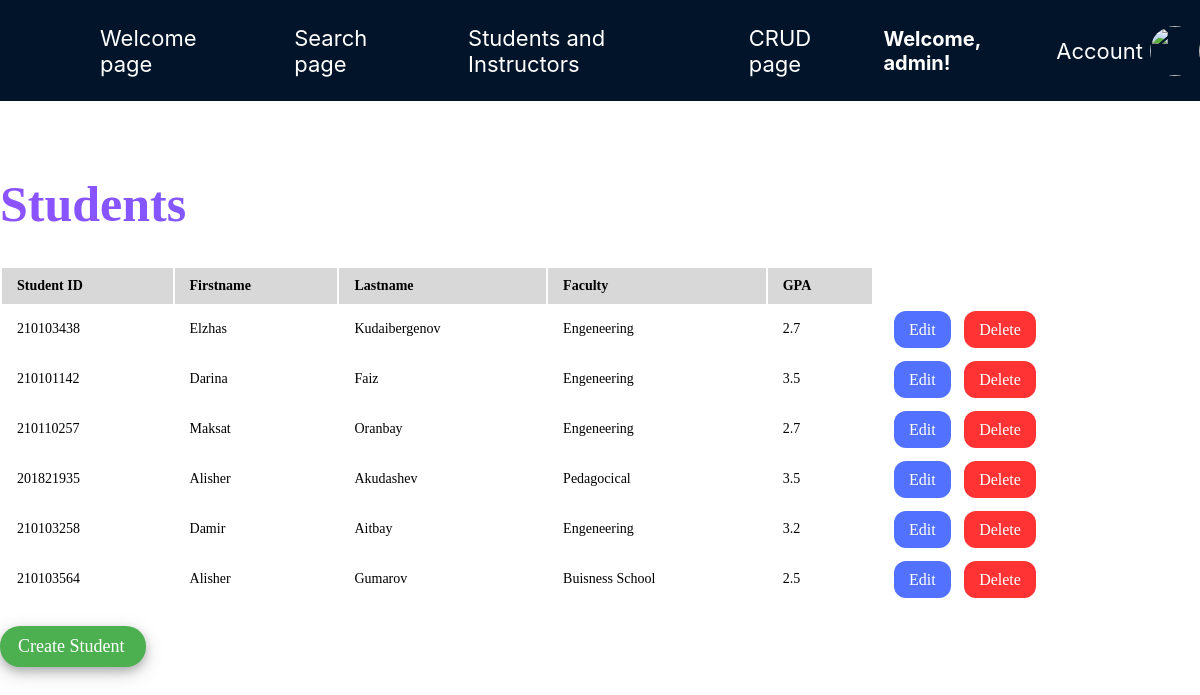
Page /home/ (signed in) on the committed database.
### sdudent/models.py (models this page shows)
class Student(models.Model):
    student_id = models.IntegerField(verbose_name='Student ID')
    firstname = models.CharField(max_length=255, verbose_name='First Name')
    lastname = models.CharField(max_length=255, verbose_name='Last Name')
    faculty = models.CharField(max_length=255, verbose_name='Faculty')
    student_gpa = models.FloatField(verbose_name='GPA')

### sdudent/views.py (the view)
# urls.py: 2. Add a URL to urlpatterns:  path('', views.home, name='home')
def home(request):
    students = Student.objects.all()
    context = {'students': students}
    return render(request, 'home.html', context)

### sdudent/templates/home.html (shortened to what this page needs)
<head>
</head>
<nav>
  <a style="margin-left: 100px" href="{% url 'sdudent'%}">Welcome page</a>
  <a href="{% url 'index'%}">Search page</a>
  <a href="{% url 'all_members'%}">Students and Instructors</a>
  <a href="{% url 'home'%}">CRUD page</a>
  <div class="welcome-div">
    {% if user.is_authenticated %}
    <h4>Welcome, {{ user.username }}!</h4>
    {% endif %}
    <div class="dropdown">
      <a href="{% url 'register'%}">Account</a>
    </div>
    <img
      src="{{ user.profile.image.url }}"
      width="50"
      style="border-radius: 50%"
    />
  </div>
</nav>
{% block content %}
<h1>Students</h1>
<table>
  <thead>
    <tr>
      <th>Student ID</th>
      <th>Firstname</th>
      <th>Lastname</th>
      <th>Faculty</th>
      <th>GPA</th>
    </tr>
  </thead>
  <tbody>
    {% for student in students %}
    <tr>
      <td>{{ student.student_id }}</td>
      <td>{{ student.firstname }}</td>
      <td>{{ student.lastname }}</td>
      <td>{{ student.faculty }}</td>
      <td>{{ student.student_gpa }}</td>
      <td class="td">
        {% if perms.sdudent.change_student %}
        <a class="update" href="{% url 'update' student.id %}">Edit</a>
        {%endif%} {% if perms.sdudent.delete_student %}
        <a class="delete" href="{% url 'delete' student.id %}">Delete</a>
        {%endif%}
      </td>
    </tr>
    {% endfor %}
  </tbody>
</table>
{% if perms.sdudent.add_student %}
<a class="create" href="{% url 'create' %}">Create Student</a>
{% endif %} {% endblock %}

### sdudent/templates/home.html (style rules this page uses)
h1 { font-size: 50px; font-weight: 600; background-image: linear-gradient(to left, #5271ff, #8c52ff); color: transparent; background-clip: text; -webkit-background-clip: text; }
table { width: 100%; border: 1px solid #grey; margin-bottom: 20px; }
th { font-weight: bold; text-align: left; border: none; padding: 10px 15px; background: #d8d8d8; font-size: 14px; border-left: 1px solid #ddd; border-right: 1px solid #ddd; border: none; }
td { text-align: left; border-left: 1px solid #ddd; border-right: 1px solid #ddd; padding: 15px 15px; font-size: 14px; vertical-align: top; border: none; }
.create { cursor: pointer; text-decoration: none; color: #fff; background-color: #4caf50; max-width: 110px; border-radius: 20px; padding: 10px 18px; font-size: 18px; box-shadow: 0 4px 8px 0 rgba(0, 0, 0, 0.2), 0 6px 20px 0 rgba(0, 0, 0, 0.19); }
.update { color: #fff; font-size: 16px; cursor: pointer; text-decoration: none; padding: 10px 15px; background-color: #5271ff; border-radius: 12px; margin: 0 5px 0 5px; }
.delete { color: #fff; font-size: 16px; cursor: pointer; text-decoration: none; padding: 10px 15px; background-color: #ff3333; border-radius: 12px; margin: 0 5px 0 5px; }
nav { background-color: #011429; display: flex; width: 100%; flex-direction: row; align-items: center; margin-bottom: 40px; }
nav a { font-size: 22px; color: #fff; margin: 20px 30px; text-decoration: none; position: relative; font-family: -apple-system, BlinkMacSystemFont, "Segoe UI", "Roboto", "Oxygen", "Ubuntu", "Cantarell", "Fira Sans", "Droid Sans", "Helvetica Neue", sans-serif; }
nav a::after { content: ""; display: block; height: 2px; width: 0; background-color: #1fb6ff; transition: width 0.3s ease-in-out; position: absolute; bottom: 0; left: 0; }
.dropdown { position: relative; display: inline-block; float: right; margin-left: auto; margin-right: auto; }
.welcome-div { display: flex; direction: row; align-items: center; float: right; margin-left: auto; margin-right: auto; }
h4 { font-size: 20px; color: #fff; font-family: -apple-system, BlinkMacSystemFont, "Segoe UI", "Roboto", "Oxygen", "Ubuntu", "Cantarell", "Fira Sans", "Droid Sans", "Helvetica Neue", sans-serif; }

### rows in the picture
Student: student_id "210103438", firstname "Elzhas", lastname "Kudaibergenov", faculty "Engeneering", student_gpa "2.7"
Student: student_id "210101142", firstname "Darina", lastname "Faiz", faculty "Engeneering", student_gpa "3.5"
Student: student_id "210110257", firstname "Maksat", lastname "Oranbay", faculty "Engeneering", student_gpa "2.7"
Student: student_id "201821935", firstname "Alisher", lastname "Akudashev", faculty "Pedagocical", student_gpa "3.5"
Student: student_id "210103258", firstname "Damir", lastname "Aitbay", faculty "Engeneering", student_gpa "3.2"
Student: student_id "210103564", firstname "Alisher", lastname "Gumarov", faculty "Buisness School", student_gpa "2.5"

### other values in the picture
{{ user.username }} "admin"
